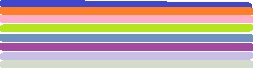
#> input picture 11.jpg, 253 x 69 px
$ python imageProcessing.py
#> lines starting #> are read from the running program, lines starting #| are printed output that depends on the picture; after the words box and inside, x2 and y2 are one past the last pixel; in counts of white or black regions, pixels touching at a corner belong together
# _*_ coding:UTF-8 _*_
# @TIME:2019/9/25 18:21
import cv2
from pylab import *
import numpy as np
from mpl_toolkits.mplot3d import Axes3D
import matplotlib.pyplot as plt

# 从图像文件中读取图像数据并显示
file = '11.jpg'
grayFile = 'test.jpg'
# cv2.namedWindow("Image")
img = cv2.imread(file)
#> img is the input picture: shape (69, 253, 3); mean B, G, R 164.6, 166.7, 190
cv2.imshow("img", img)
# 把彩色图像转化成灰度图像并显示
imgray = cv2.cvtColor(img, cv2.COLOR_BGR2GRAY)
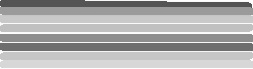
#> imgray: shape (69, 253); min 77, max 255, mean 173.4
cv2.imwrite('test.jpg', imgray, [int(cv2.IMWRITE_JPEG_QUALITY), 70])
cv2.imshow("imgray", imgray)
# 在灰度图像中添加几何形状并显示
imgray1 = cv2.imread(grayFile, 1)
#> imgray1: shape (69, 253, 3); min 60, max 255, mean 173.4
print(np.shape(imgray1))
#| (69, 253, 3)
# 画一个正方形
for i in range(10, 20):
    for j in range(10, 20):
        imgray1[i, j] = (255, 0, 0)
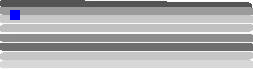
#> imgray1: shape (69, 253, 3); mean B, G, R 173.9, 172.4, 172.4
# 画一条直线
for i in range(30, 50):
    for j in range(10, 12):
        imgray1[i, j] = (0, 0, 255)
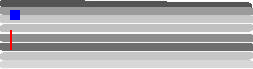
#> imgray1: shape (69, 253, 3); 0.23% of pixels changed, all inside (x1, y1, x2, y2) = (10, 30, 12, 50)
# 画一个三角形
for i in range(40, 50):
    for j in range(40, i):
        imgray1[i, j] = (0, 255, 0)
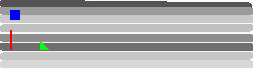
#> imgray1: shape (69, 253, 3); 0.26% of pixels changed, all inside (x1, y1, x2, y2) = (40, 41, 49, 50)

cv2.imshow('draw', imgray1)
cv2.imwrite('test.jpg', imgray1, [int(cv2.IMWRITE_JPEG_QUALITY), 70])
h, w, _ = imgray1.shape
#> h = 69; w = 253
pixel = []
for i in range(h):
    for j in range(w):
        pixel.append((i, j, imgray[i][j]))
#> after the loop, pixel = 17457 items, first 6: (0, 0, 246), (0, 1, 83), (0, 2, 84), (0, 3, 82), (0, 4, 84), (0, 5, 83)
data = np.array(pixel).reshape((h * w, 3))

cv2.waitKey(0)
cv2.destroyWindow("Image")

fig = plt.figure()
ax = fig.add_subplot(111, projection='3d')
for c, m, zlow, zhigh in [('r', '.', -200, 300)]:
    xs = data[:, 0]
    ys = data[:, 1]
    zs = data[:, 2]
    ax.scatter(xs, ys, zs, c=c, marker=m)

ax.set_xlabel('X Label')
ax.set_ylabel('Y Label')
ax.set_zlabel('Z Label')

plt.show()
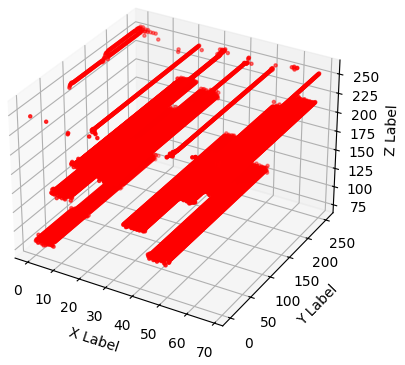
#> figure drawn by matplotlib, 1 panel
